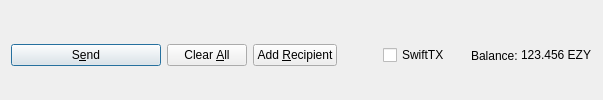
         <widget class="QFrame" name="frame_Send">
          <layout class="QHBoxLayout" name="horizontalLayout">
           <property name="bottomMargin">
            <number>0</number>
           </property>
           <item>
            <widget class="QPushButton" name="sendButton">
             <property name="minimumSize">
              <size>
               <width>150</width>
               <height>0</height>
              </size>
             </property>
             <property name="toolTip">
              <string>Confirm the send action</string>
             </property>
             <property name="text">
              <string>S&amp;end</string>
             </property>
             <property name="icon">
              <iconset resource="../ezy.qrc">
               <normaloff>:/icons/send</normaloff>:/icons/send</iconset>
             </property>
             <property name="autoDefault">
              <bool>false</bool>
             </property>
             <property name="default">
              <bool>true</bool>
             </property>
            </widget>
           </item>
           <item>
            <widget class="QPushButton" name="clearButton">
             <property name="sizePolicy">
              <sizepolicy hsizetype="Minimum" vsizetype="Fixed">
               <horstretch>0</horstretch>
               <verstretch>0</verstretch>
              </sizepolicy>
             </property>
             <property name="toolTip">
              <string>Clear all fields of the form.</string>
             </property>
             <property name="text">
              <string>Clear &amp;All</string>
             </property>
             <property name="icon">
              <iconset resource="../ezy.qrc">
               <normaloff>:/icons/remove</normaloff>:/icons/remove</iconset>
             </property>
             <property name="autoDefault">
              <bool>false</bool>
             </property>
            </widget>
           </item>
           <item>
            <widget class="QPushButton" name="addButton">
             <property name="toolTip">
              <string>Send to multiple recipients at once</string>
             </property>
             <property name="text">
              <string>Add &amp;Recipient</string>
             </property>
             <property name="icon">
              <iconset resource="../ezy.qrc">
               <normaloff>:/icons/add</normaloff>:/icons/add</iconset>
             </property>
             <property name="autoDefault">
              <bool>false</bool>
             </property>
            </widget>
           </item>
           <item>
            <spacer name="horizontalSpacer">
             <property name="orientation">
              <enum>Qt::Horizontal</enum>
             </property>
             <property name="sizeHint" stdset="0">
              <size>
               <width>40</width>
               <height>20</height>
              </size>
             </property>
            </spacer>
           </item>
           <item>
            <layout class="QHBoxLayout" name="horizontalLayout_2">
             <property name="spacing">
              <number>3</number>
             </property>
             <item>
              <widget class="QCheckBox" name="checkSwiftTX">
               <property name="enabled">
                <bool>true</bool>
               </property>
               <property name="minimumSize">
                <size>
                 <width>85</width>
                 <height>0</height>
                </size>
               </property>
               <property name="text">
                <string>SwiftTX</string>
               </property>
              </widget>
             </item>
             <item>
              <widget class="QLabel" name="label">
               <property name="text">
                <string>Balance:</string>
               </property>
              </widget>
             </item>
             <item>
              <widget class="QLabel" name="labelBalance">
               <property name="sizePolicy">
                <sizepolicy hsizetype="Preferred" vsizetype="Fixed">
                 <horstretch>0</horstretch>
                 <verstretch>0</verstretch>
                </sizepolicy>
               </property>
               <property name="cursor">
                <cursorShape>IBeamCursor</cursorShape>
               </property>
               <property name="text">
                <string notr="true">123.456 EZY</string>
               </property>
               <property name="textInteractionFlags">
                <set>Qt::LinksAccessibleByMouse|Qt::TextSelectableByKeyboard|Qt::TextSelectableByMouse</set>
               </property>
              </widget>
             </item>
            </layout>
           </item>
          </layout>
         </widget>
